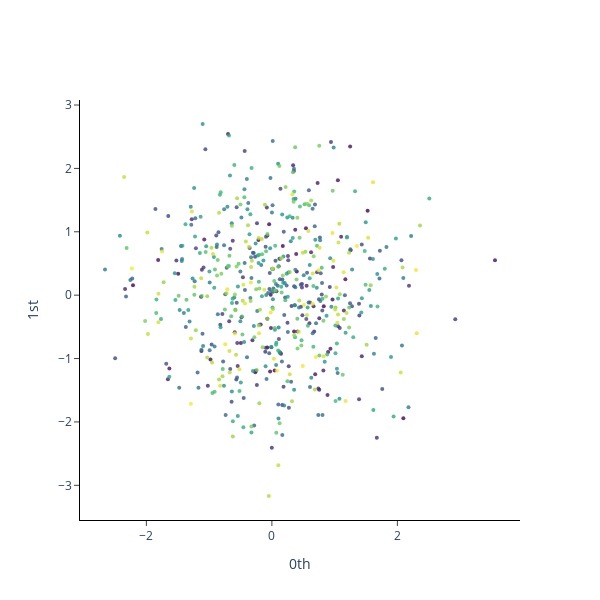

The notebook cell this image was saved under:
### Code cell
plot_point_cloud(y_embedded_noise)

### Figure 1 — Plotly figure (JSON) as saved in the notebook; plotly's stock layout.template omitted (floating-point values rounded to 4 significant figures; data arrays with more than 128 entries replaced by an {"elided": "..."} marker saying what was removed)
{"data": [{"marker": {"color": {"elided": "580 int values"}, "colorscale": [[0, "#440154"], [0.1111, "#482878"], [0.2222, "#3e4989"], [0.3333, "#31688e"], [0.4444, "#26828e"], [0.5556, "#1f9e89"], [0.6667, "#35b779"], [0.7778, "#6ece58"], [0.8889, "#b5de2b"], [1, "#fde725"]], "opacity": 0.8, "size": 4}, "mode": "markers", "type": "scatter", "x": {"elided": "580 float values"}, "y": {"elided": "580 float values"}}], "layout": {"height": 600, "plot_bgcolor": "white", "width": 600, "xaxis": {"anchor": "x", "exponentformat": "e", "linecolor": "black", "linewidth": 1, "mirror": false, "showexponent": "all", "showline": true, "side": "bottom", "ticks": "outside", "title": {"text": "0th"}, "type": "linear", "zeroline": true}, "yaxis": {"anchor": "y", "exponentformat": "e", "linecolor": "black", "linewidth": 1, "mirror": false, "showexponent": "all", "showline": true, "side": "left", "ticks": "outside", "title": {"text": "1st"}, "type": "linear", "zeroline": true}}}
